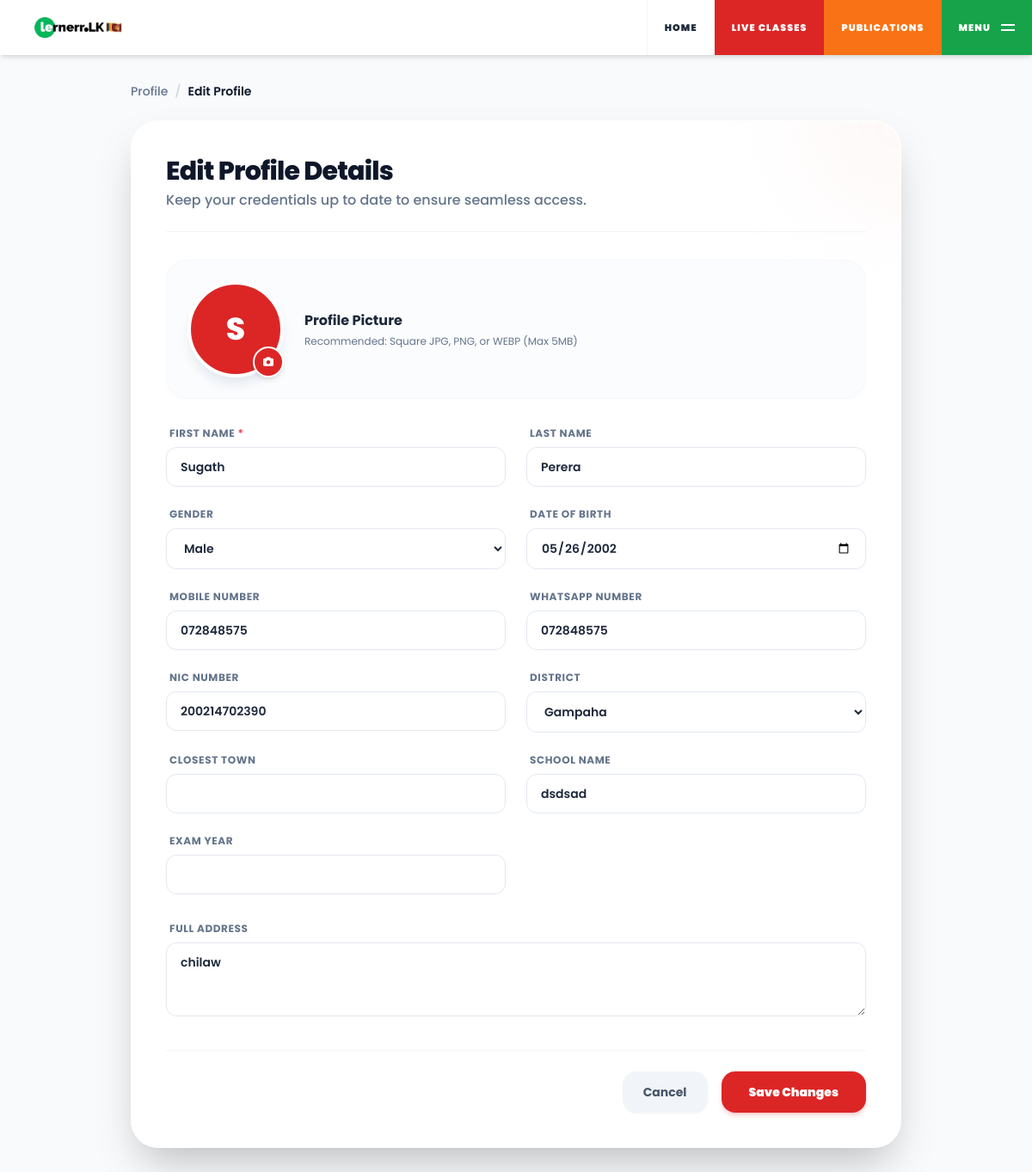
Screenshot of /dashboard/edit (signed in) with the database file from the repository.
### tables this page shows
CREATE TABLE `users` (
  `user_id` varchar(20) NOT NULL COMMENT 'Unique user ID (e.g., stu_0001, tea_1000, adm_1000)',
  `email` varchar(255) DEFAULT NULL,
  `password` varchar(255) NOT NULL COMMENT 'Hashed password',
  `role` enum('student','teacher','instructor','admin') NOT NULL DEFAULT 'student' COMMENT 'User role: student, teacher, instructor, admin',
  `first_name` varchar(100) DEFAULT NULL COMMENT 'First name',
  `second_name` varchar(100) DEFAULT NULL COMMENT 'Last name',
  `dob` date DEFAULT NULL COMMENT 'Date of birth',
  `school_name` varchar(200) DEFAULT NULL COMMENT 'School name',
  `exam_year` int(4) DEFAULT NULL COMMENT 'Exam year (e.g., 2024)',
  `closest_town` varchar(100) DEFAULT NULL COMMENT 'Closest town',
  `district` varchar(100) DEFAULT NULL COMMENT 'District',
  `address` text DEFAULT NULL COMMENT 'Full address',
  `nic_no` varchar(20) DEFAULT NULL COMMENT 'NIC number',
  `mobile_number` varchar(20) DEFAULT NULL COMMENT 'Mobile phone number',
  `whatsapp_number` varchar(20) DEFAULT NULL COMMENT 'WhatsApp number',
  `gender` enum('male','female') DEFAULT NULL COMMENT 'Gender',
  `profile_picture` varchar(255) DEFAULT NULL COMMENT 'Path to profile picture',
  `registering_date` date NOT NULL COMMENT 'Date of registration',
  `status` tinyint(1) NOT NULL DEFAULT 1 COMMENT 'Account status: 1=active, 0=inactive',
  `approved` tinyint(1) NOT NULL DEFAULT 0 COMMENT 'Approval status: 1=approved, 0=not approved',
  `al_details_requested` tinyint(1) DEFAULT 0,
  `verification_method` varchar(20) DEFAULT 'none' COMMENT 'Verification method: nic, mobile, none',
  `created_at` timestamp NOT NULL DEFAULT current_timestamp() COMMENT 'Record creation timestamp',
  `updated_at` timestamp NOT NULL DEFAULT current_timestamp() ON UPDATE current_timestamp() COMMENT 'Record update timestamp',
  `session_token` varchar(64) DEFAULT NULL COMMENT 'Session token for single login',
  `session_created_at` datetime DEFAULT NULL COMMENT 'Session creation timestamp',
  `commission_rate` decimal(5,2) DEFAULT 75.00,
  `requested_commission_rate` decimal(5,2) DEFAULT 75.00,
  `rating` decimal(3,2) DEFAULT 0.00,
  `hourly_rate` decimal(10,2) DEFAULT 0.00,
  `rating_count` int(11) DEFAULT 0,
  `total_rating` decimal(12,2) DEFAULT 0.00
);

### dashboard/edit.php (the view, shortened to what this page needs)
<?php
require_once __DIR__ . '/../config.php';
$user_id = $_SESSION['user_id'] ?? '';
$role = $_SESSION['role'] ?? '';
$stmt = $conn->prepare("SELECT profile_picture, first_name, second_name, dob, school_name, exam_year, closest_town, district, address, nic_no, mobile_number, whatsapp_number, gender FROM users WHERE user_id = ? LIMIT 1");
if ($stmt) {
    $stmt->bind_param("s", $user_id);
    $stmt->execute();
    $user_data = $stmt->get_result()->fetch_assoc();
} else {
    error_log("Prepare failed in edit.php: " . $conn->error);
}
$districts = ["Ampara", "Anuradhapura", "Badulla", "Batticaloa", "Colombo", "Galle", "Gampaha", "Hambantota", "Jaffna", "Kalutara", "Kandy", "Kegalle", "Kilinochchi", "Kurunegala", "Mannar", "Matale", "Matara", "Moneragala", "Mullaitivu", "Nuwara Eliya", "Polonnaruwa", "Puttalam", "Ratnapura", "Trincomalee", "Vavuniya"];
?>
<!DOCTYPE html>
<html lang="en">
<head>
    <script src="https://cdn.tailwindcss.com"></script>
    <link href="https://cdnjs.cloudflare.com/ajax/libs/font-awesome/6.0.0/css/all.min.css" rel="stylesheet">
</head>
<body class="bg-slate-50 min-h-screen">
    <?php include 'navbar.php'; ?>
    <div class="content-overlay pb-16 px-4">
        <div class="max-w-4xl mx-auto">
            <nav class="flex mb-6 text-sm font-medium text-slate-500 max-w-4xl mx-auto">
                <a href="profile.php" class="hover:text-red-600 transition-colors">Profile</a>
                <span class="mx-2 text-slate-300">/</span>
                <span class="text-slate-900 font-semibold">Edit Profile</span>
            </nav>
            <div class="glass-card rounded-[2rem] p-6 sm:p-10 shadow-2xl relative overflow-hidden">
                <div class="absolute top-0 right-0 w-64 h-64 bg-red-50 rounded-full -mr-32 -mt-32 opacity-40 blur-2xl"></div>
                <div class="relative z-10">
                    <div class="mb-8 border-b border-slate-100 pb-6">
                        <h1 class="text-3xl font-extrabold text-slate-900 tracking-tight">Edit Profile Details</h1>
                        <p class="text-slate-500 font-medium mt-1">Keep your credentials up to date to ensure seamless access.</p>
                    </div>
                    <form action="edit.php" method="POST" enctype="multipart/form-data" class="space-y-8">
                        <div class="flex flex-col sm:flex-row items-center gap-6 bg-slate-50/50 p-6 rounded-3xl border border-slate-100/55">
                            <div class="relative group">
                                <div class="w-28 h-28 rounded-full bg-red-600 flex items-center justify-center text-white text-4xl font-extrabold overflow-hidden border-4 border-white shadow-lg shadow-slate-200">
                                    <?php if (!empty($user_data['profile_picture'])): ?>
                                        <img id="avatar-preview" src="../<?php echo htmlspecialchars($user_data['profile_picture']); ?>" class="w-full h-full object-cover">
                                    <?php else: ?>
                                        <span id="avatar-placeholder"><?php echo strtoupper(substr($user_data['first_name'] ?? 'U', 0, 1)); ?></span>
                                    <?php endif; ?>
                                </div>
                                <label for="profile_picture" class="absolute bottom-0 right-0 bg-red-600 hover:bg-red-700 text-white w-9 h-9 rounded-full flex items-center justify-center cursor-pointer border-2 border-white shadow-md transition-all active:scale-95">
                                    <i class="fas fa-camera text-xs"></i>
                                </label>
                            </div>
                            <div class="text-center sm:text-left">
                                <h3 class="text-base font-bold text-slate-800">Profile Picture</h3>
                                <p class="text-xs text-slate-500 mt-1">Recommended: Square JPG, PNG, or WEBP (Max 5MB)</p>
                            </div>
                        </div>
                        <div class="grid grid-cols-1 md:grid-cols-2 gap-6">
                            <div>
                                <label for="first_name" class="block text-xs font-bold text-slate-500 uppercase tracking-wider mb-2 ml-1">First Name <span class="text-rose-500">*</span></label>
                                <input type="text" name="first_name" id="first_name" required value="<?php echo htmlspecialchars($user_data['first_name'] ?? ''); ?>"
                                       class="w-full px-4 py-3 bg-white border border-slate-200 rounded-xl text-sm font-semibold text-slate-800 placeholder-slate-400 focus:outline-none form-input">
                            </div>
                            <div>
                                <label for="second_name" class="block text-xs font-bold text-slate-500 uppercase tracking-wider mb-2 ml-1">Last Name</label>
                                <input type="text" name="second_name" id="second_name" value="<?php echo htmlspecialchars($user_data['second_name'] ?? ''); ?>"
                                       class="w-full px-4 py-3 bg-white border border-slate-200 rounded-xl text-sm font-semibold text-slate-800 placeholder-slate-400 focus:outline-none form-input">
                            </div>
                            <div>
                                <label for="gender" class="block text-xs font-bold text-slate-500 uppercase tracking-wider mb-2 ml-1">Gender</label>
                                <select name="gender" id="gender"
                                        class="w-full px-4 py-3 bg-white border border-slate-200 rounded-xl text-sm font-semibold text-slate-800 focus:outline-none form-input">
                                    <option value="male" <?php echo ($user_data['gender'] ?? '') === 'male' ? 'selected' : ''; ?>>Male</option>
                                </select>
                            </div>
                            <div>
                                <label for="dob" class="block text-xs font-bold text-slate-500 uppercase tracking-wider mb-2 ml-1">Date of Birth</label>
                                <input type="date" name="dob" id="dob" value="<?php echo htmlspecialchars($user_data['dob'] ?? ''); ?>"
                                       class="w-full px-4 py-3 bg-white border border-slate-200 rounded-xl text-sm font-semibold text-slate-800 focus:outline-none form-input">
                            </div>
                            <div>
                                <label for="mobile_number" class="block text-xs font-bold text-slate-500 uppercase tracking-wider mb-2 ml-1">Mobile Number</label>
                                <input type="text" name="mobile_number" id="mobile_number" value="<?php echo htmlspecialchars($user_data['mobile_number'] ?? ''); ?>"
                                       class="w-full px-4 py-3 bg-white border border-slate-200 rounded-xl text-sm font-semibold text-slate-800 placeholder-slate-400 focus:outline-none form-input">
                            </div>
                            <div>
                                <label for="whatsapp_number" class="block text-xs font-bold text-slate-500 uppercase tracking-wider mb-2 ml-1">WhatsApp Number</label>
                                <input type="text" name="whatsapp_number" id="whatsapp_number" value="<?php echo htmlspecialchars($user_data['whatsapp_number'] ?? ''); ?>"
                                       class="w-full px-4 py-3 bg-white border border-slate-200 rounded-xl text-sm font-semibold text-slate-800 placeholder-slate-400 focus:outline-none form-input">
                            </div>
                            <div>
                                <label for="nic_no" class="block text-xs font-bold text-slate-500 uppercase tracking-wider mb-2 ml-1">NIC Number</label>
                                <input type="text" name="nic_no" id="nic_no" value="<?php echo htmlspecialchars($user_data['nic_no'] ?? ''); ?>"
                                       class="w-full px-4 py-3 bg-white border border-slate-200 rounded-xl text-sm font-semibold text-slate-800 placeholder-slate-400 focus:outline-none form-input">
                            </div>
                            <div>
                                <label for="district" class="block text-xs font-bold text-slate-500 uppercase tracking-wider mb-2 ml-1">District</label>
                                <select name="district" id="district"
                                        class="w-full px-4 py-3 bg-white border border-slate-200 rounded-xl text-sm font-semibold text-slate-800 focus:outline-none form-input">
                                    <?php foreach ($districts as $d): ?>
                                        <option value="<?php echo $d; ?>" <?php echo ($user_data['district'] ?? '') === $d ? 'selected' : ''; ?>><?php echo $d; ?></option>
                                    <?php endforeach; ?>
                                </select>
                            </div>
                            <div>
                                <label for="closest_town" class="block text-xs font-bold text-slate-500 uppercase tracking-wider mb-2 ml-1">Closest Town</label>
                                <input type="text" name="closest_town" id="closest_town" value="<?php echo htmlspecialchars($user_data['closest_town'] ?? ''); ?>"
                                       class="w-full px-4 py-3 bg-white border border-slate-200 rounded-xl text-sm font-semibold text-slate-800 placeholder-slate-400 focus:outline-none form-input">
                            </div>
                            <?php if ($role === 'student'): ?>
                            <div>
                                <label for="school_name" class="block text-xs font-bold text-slate-500 uppercase tracking-wider mb-2 ml-1">School Name</label>
                                <input type="text" name="school_name" id="school_name" value="<?php echo htmlspecialchars($user_data['school_name'] ?? ''); ?>"
                                       class="w-full px-4 py-3 bg-white border border-slate-200 rounded-xl text-sm font-semibold text-slate-800 placeholder-slate-400 focus:outline-none form-input">
                            </div>
                            <div>
                                <label for="exam_year" class="block text-xs font-bold text-slate-500 uppercase tracking-wider mb-2 ml-1">Exam Year</label>
                                <input type="number" name="exam_year" id="exam_year" min="2020" max="2035" value="<?php echo htmlspecialchars($user_data['exam_year'] ?? ''); ?>"
                                       class="w-full px-4 py-3 bg-white border border-slate-200 rounded-xl text-sm font-semibold text-slate-800 placeholder-slate-400 focus:outline-none form-input">
                            </div>
                            <?php endif; ?>
                        </div>
                        <div>
                            <label for="address" class="block text-xs font-bold text-slate-500 uppercase tracking-wider mb-2 ml-1">Full Address</label>
                            <textarea name="address" id="address" rows="3"
                                      class="w-full px-4 py-3 bg-white border border-slate-200 rounded-xl text-sm font-semibold text-slate-800 placeholder-slate-400 focus:outline-none form-input"><?php echo htmlspecialchars($user_data['address'] ?? ''); ?></textarea>
                        </div>
                        <div class="flex justify-end gap-4 border-t border-slate-100 pt-6">
                            <a href="profile.php" class="px-6 py-3.5 bg-slate-100 text-slate-600 font-bold rounded-2xl hover:bg-slate-200 transition-all text-sm active:scale-95 shadow-sm">Cancel</a>
                            <button type="submit" class="px-8 py-3.5 bg-red-600 text-white font-black rounded-2xl hover:bg-red-700 transition-all text-sm active:scale-95 shadow-md shadow-red-600/20">Save Changes</button>
                        </div>
                    </form>
                </div>
            </div>
        </div>
    </div>
</body>
</html>

### dashboard/navbar.php (style rules this page uses)
html, body { margin: 0; padding: 0; padding-top: 0; }

### rows the page displays
users: first_name "S", first_name "Sugath", second_name "Perera", gender "Male", dob "05/26/2002", mobile_number "072848575", whatsapp_number "072848575", nic_no "200214702390", district "Gampaha", school_name "dsdsad", address "chilaw"
